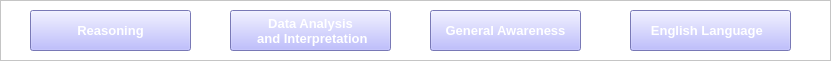
   <widget class="QFrame" name="frame">
    <property name="geometry">
     <rect>
      <x>20</x>
      <y>20</y>
      <width>831</width>
      <height>61</height>
     </rect>
    </property>
    <property name="styleSheet">
     <string notr="true">background-color: rgb(255, 255, 255);
border-color: rgb(0, 0, 0);</string>
    </property>
    <property name="frameShape">
     <enum>QFrame::StyledPanel</enum>
    </property>
    <property name="frameShadow">
     <enum>QFrame::Raised</enum>
    </property>
    <widget class="QPushButton" name="pushButton_6">
     <property name="geometry">
      <rect>
       <x>630</x>
       <y>10</y>
       <width>161</width>
       <height>41</height>
      </rect>
     </property>
     <property name="palette">
      <palette>
       <active>
        <colorrole role="Button">
         <brush brushstyle="SolidPattern">
          <color alpha="255">
           <red>170</red>
           <green>170</green>
           <blue>255</blue>
          </color>
         </brush>
        </colorrole>
        <colorrole role="ButtonText">
         <brush brushstyle="SolidPattern">
          <color alpha="255">
           <red>255</red>
           <green>255</green>
           <blue>255</blue>
          </color>
         </brush>
        </colorrole>
        <colorrole role="Base">
         <brush brushstyle="SolidPattern">
          <color alpha="255">
           <red>170</red>
           <green>170</green>
           <blue>255</blue>
          </color>
         </brush>
        </colorrole>
        <colorrole role="Window">
         <brush brushstyle="SolidPattern">
          <color alpha="255">
           <red>170</red>
           <green>170</green>
           <blue>255</blue>
          </color>
         </brush>
        </colorrole>
       </active>
       <inactive>
        <colorrole role="Button">
         <brush brushstyle="SolidPattern">
          <color alpha="255">
           <red>170</red>
           <green>170</green>
           <blue>255</blue>
          </color>
         </brush>
        </colorrole>
        <colorrole role="ButtonText">
         <brush brushstyle="SolidPattern">
          <color alpha="255">
           <red>255</red>
           <green>255</green>
           <blue>255</blue>
          </color>
         </brush>
        </colorrole>
        <colorrole role="Base">
         <brush brushstyle="SolidPattern">
          <color alpha="255">
           <red>170</red>
           <green>170</green>
           <blue>255</blue>
          </color>
         </brush>
        </colorrole>
        <colorrole role="Window">
         <brush brushstyle="SolidPattern">
          <color alpha="255">
           <red>170</red>
           <green>170</green>
           <blue>255</blue>
          </color>
         </brush>
        </colorrole>
       </inactive>
       <disabled>
        <colorrole role="Button">
         <brush brushstyle="SolidPattern">
          <color alpha="255">
           <red>170</red>
           <green>170</green>
           <blue>255</blue>
          </color>
         </brush>
        </colorrole>
        <colorrole role="ButtonText">
         <brush brushstyle="SolidPattern">
          <color alpha="255">
           <red>159</red>
           <green>158</green>
           <blue>158</blue>
          </color>
         </brush>
        </colorrole>
        <colorrole role="Base">
         <brush brushstyle="SolidPattern">
          <color alpha="255">
           <red>170</red>
           <green>170</green>
           <blue>255</blue>
          </color>
         </brush>
        </colorrole>
        <colorrole role="Window">
         <brush brushstyle="SolidPattern">
          <color alpha="255">
           <red>170</red>
           <green>170</green>
           <blue>255</blue>
          </color>
         </brush>
        </colorrole>
       </disabled>
      </palette>
     </property>
     <property name="font">
      <font>
       <pointsize>10</pointsize>
       <weight>75</weight>
       <bold>true</bold>
      </font>
     </property>
     <property name="styleSheet">
      <string notr="true">background-color: rgb(170, 170, 255);
border-color: rgb(0, 0, 0);</string>
     </property>
     <property name="text">
      <string>English Language 	</string>
     </property>
    </widget>
    <widget class="QPushButton" name="pushButton_7">
     <property name="geometry">
      <rect>
       <x>230</x>
       <y>10</y>
       <width>161</width>
       <height>41</height>
      </rect>
     </property>
     <property name="palette">
      <palette>
       <active>
        <colorrole role="Button">
         <brush brushstyle="SolidPattern">
          <color alpha="255">
           <red>170</red>
           <green>170</green>
           <blue>255</blue>
          </color>
         </brush>
        </colorrole>
        <colorrole role="ButtonText">
         <brush brushstyle="SolidPattern">
          <color alpha="255">
           <red>255</red>
           <green>255</green>
           <blue>255</blue>
          </color>
         </brush>
        </colorrole>
        <colorrole role="Base">
         <brush brushstyle="SolidPattern">
          <color alpha="255">
           <red>170</red>
           <green>170</green>
           <blue>255</blue>
          </color>
         </brush>
        </colorrole>
        <colorrole role="Window">
         <brush brushstyle="SolidPattern">
          <color alpha="255">
           <red>170</red>
           <green>170</green>
           <blue>255</blue>
          </color>
         </brush>
        </colorrole>
       </active>
       <inactive>
        <colorrole role="Button">
         <brush brushstyle="SolidPattern">
          <color alpha="255">
           <red>170</red>
           <green>170</green>
           <blue>255</blue>
          </color>
         </brush>
        </colorrole>
        <colorrole role="ButtonText">
         <brush brushstyle="SolidPattern">
          <color alpha="255">
           <red>255</red>
           <green>255</green>
           <blue>255</blue>
          </color>
         </brush>
        </colorrole>
        <colorrole role="Base">
         <brush brushstyle="SolidPattern">
          <color alpha="255">
           <red>170</red>
           <green>170</green>
           <blue>255</blue>
          </color>
         </brush>
        </colorrole>
        <colorrole role="Window">
         <brush brushstyle="SolidPattern">
          <color alpha="255">
           <red>170</red>
           <green>170</green>
           <blue>255</blue>
          </color>
         </brush>
        </colorrole>
       </inactive>
       <disabled>
        <colorrole role="Button">
         <brush brushstyle="SolidPattern">
          <color alpha="255">
           <red>170</red>
           <green>170</green>
           <blue>255</blue>
          </color>
         </brush>
        </colorrole>
        <colorrole role="ButtonText">
         <brush brushstyle="SolidPattern">
          <color alpha="255">
           <red>159</red>
           <green>158</green>
           <blue>158</blue>
          </color>
         </brush>
        </colorrole>
        <colorrole role="Base">
         <brush brushstyle="SolidPattern">
          <color alpha="255">
           <red>170</red>
           <green>170</green>
           <blue>255</blue>
          </color>
         </brush>
        </colorrole>
        <colorrole role="Window">
         <brush brushstyle="SolidPattern">
          <color alpha="255">
           <red>170</red>
           <green>170</green>
           <blue>255</blue>
          </color>
         </brush>
        </colorrole>
       </disabled>
      </palette>
     </property>
     <property name="font">
      <font>
       <pointsize>10</pointsize>
       <weight>75</weight>
       <bold>true</bold>
      </font>
     </property>
     <property name="accessibleName">
      <string/>
     </property>
     <property name="styleSheet">
      <string notr="true">background-color: rgb(170, 170, 255);
border-color: rgb(0, 0, 0);</string>
     </property>
     <property name="text">
      <string>Data Analysis 
 and Interpretation</string>
     </property>
    </widget>
    <widget class="QPushButton" name="pushButton_5">
     <property name="geometry">
      <rect>
       <x>30</x>
       <y>10</y>
       <width>161</width>
       <height>41</height>
      </rect>
     </property>
     <property name="palette">
      <palette>
       <active>
        <colorrole role="Button">
         <brush brushstyle="SolidPattern">
          <color alpha="255">
           <red>170</red>
           <green>170</green>
           <blue>255</blue>
          </color>
         </brush>
        </colorrole>
        <colorrole role="ButtonText">
         <brush brushstyle="SolidPattern">
          <color alpha="255">
           <red>255</red>
           <green>255</green>
           <blue>255</blue>
          </color>
         </brush>
        </colorrole>
        <colorrole role="Base">
         <brush brushstyle="SolidPattern">
          <color alpha="255">
           <red>170</red>
           <green>170</green>
           <blue>255</blue>
          </color>
         </brush>
        </colorrole>
        <colorrole role="Window">
         <brush brushstyle="SolidPattern">
          <color alpha="255">
           <red>170</red>
           <green>170</green>
           <blue>255</blue>
          </color>
         </brush>
        </colorrole>
       </active>
       <inactive>
        <colorrole role="Button">
         <brush brushstyle="SolidPattern">
          <color alpha="255">
           <red>170</red>
           <green>170</green>
           <blue>255</blue>
          </color>
         </brush>
        </colorrole>
        <colorrole role="ButtonText">
         <brush brushstyle="SolidPattern">
          <color alpha="255">
           <red>255</red>
           <green>255</green>
           <blue>255</blue>
          </color>
         </brush>
        </colorrole>
        <colorrole role="Base">
         <brush brushstyle="SolidPattern">
          <color alpha="255">
           <red>170</red>
           <green>170</green>
           <blue>255</blue>
          </color>
         </brush>
        </colorrole>
        <colorrole role="Window">
         <brush brushstyle="SolidPattern">
          <color alpha="255">
           <red>170</red>
           <green>170</green>
           <blue>255</blue>
          </color>
         </brush>
        </colorrole>
       </inactive>
       <disabled>
        <colorrole role="Button">
         <brush brushstyle="SolidPattern">
          <color alpha="255">
           <red>170</red>
           <green>170</green>
           <blue>255</blue>
          </color>
         </brush>
        </colorrole>
        <colorrole role="ButtonText">
         <brush brushstyle="SolidPattern">
          <color alpha="255">
           <red>159</red>
           <green>158</green>
           <blue>158</blue>
          </color>
         </brush>
        </colorrole>
        <colorrole role="Base">
         <brush brushstyle="SolidPattern">
          <color alpha="255">
           <red>170</red>
           <green>170</green>
           <blue>255</blue>
          </color>
         </brush>
        </colorrole>
        <colorrole role="Window">
         <brush brushstyle="SolidPattern">
          <color alpha="255">
           <red>170</red>
           <green>170</green>
           <blue>255</blue>
          </color>
         </brush>
        </colorrole>
       </disabled>
      </palette>
     </property>
     <property name="font">
      <font>
       <pointsize>10</pointsize>
       <weight>75</weight>
       <bold>true</bold>
      </font>
     </property>
     <property name="styleSheet">
      <string notr="true">border-color: rgb(0, 0, 0);
background-color: rgb(170, 170, 255);</string>
     </property>
     <property name="text">
      <string>Reasoning</string>
     </property>
    </widget>
    <widget class="QPushButton" name="pushButton_8">
     <property name="geometry">
      <rect>
       <x>430</x>
       <y>10</y>
       <width>151</width>
       <height>41</height>
      </rect>
     </property>
     <property name="palette">
      <palette>
       <active>
        <colorrole role="Button">
         <brush brushstyle="SolidPattern">
          <color alpha="255">
           <red>170</red>
           <green>170</green>
           <blue>255</blue>
          </color>
         </brush>
        </colorrole>
        <colorrole role="ButtonText">
         <brush brushstyle="SolidPattern">
          <color alpha="255">
           <red>255</red>
           <green>255</green>
           <blue>255</blue>
          </color>
         </brush>
        </colorrole>
        <colorrole role="Base">
         <brush brushstyle="SolidPattern">
          <color alpha="255">
           <red>170</red>
           <green>170</green>
           <blue>255</blue>
          </color>
         </brush>
        </colorrole>
        <colorrole role="Window">
         <brush brushstyle="SolidPattern">
          <color alpha="255">
           <red>170</red>
           <green>170</green>
           <blue>255</blue>
          </color>
         </brush>
        </colorrole>
       </active>
       <inactive>
        <colorrole role="Button">
         <brush brushstyle="SolidPattern">
          <color alpha="255">
           <red>170</red>
           <green>170</green>
           <blue>255</blue>
          </color>
         </brush>
        </colorrole>
        <colorrole role="ButtonText">
         <brush brushstyle="SolidPattern">
          <color alpha="255">
           <red>255</red>
           <green>255</green>
           <blue>255</blue>
          </color>
         </brush>
        </colorrole>
        <colorrole role="Base">
         <brush brushstyle="SolidPattern">
          <color alpha="255">
           <red>170</red>
           <green>170</green>
           <blue>255</blue>
          </color>
         </brush>
        </colorrole>
        <colorrole role="Window">
         <brush brushstyle="SolidPattern">
          <color alpha="255">
           <red>170</red>
           <green>170</green>
           <blue>255</blue>
          </color>
         </brush>
        </colorrole>
       </inactive>
       <disabled>
        <colorrole role="Button">
         <brush brushstyle="SolidPattern">
          <color alpha="255">
           <red>170</red>
           <green>170</green>
           <blue>255</blue>
          </color>
         </brush>
        </colorrole>
        <colorrole role="ButtonText">
         <brush brushstyle="SolidPattern">
          <color alpha="255">
           <red>159</red>
           <green>158</green>
           <blue>158</blue>
          </color>
         </brush>
        </colorrole>
        <colorrole role="Base">
         <brush brushstyle="SolidPattern">
          <color alpha="255">
           <red>170</red>
           <green>170</green>
           <blue>255</blue>
          </color>
         </brush>
        </colorrole>
        <colorrole role="Window">
         <brush brushstyle="SolidPattern">
          <color alpha="255">
           <red>170</red>
           <green>170</green>
           <blue>255</blue>
          </color>
         </brush>
        </colorrole>
       </disabled>
      </palette>
     </property>
     <property name="font">
      <font>
       <pointsize>10</pointsize>
       <weight>75</weight>
       <bold>true</bold>
      </font>
     </property>
     <property name="styleSheet">
      <string notr="true">background-color: rgb(170, 170, 255);
border-color: rgb(0, 0, 0);</string>
     </property>
     <property name="text">
      <string>General Awareness</string>
     </property>
    </widget>
   </widget>
